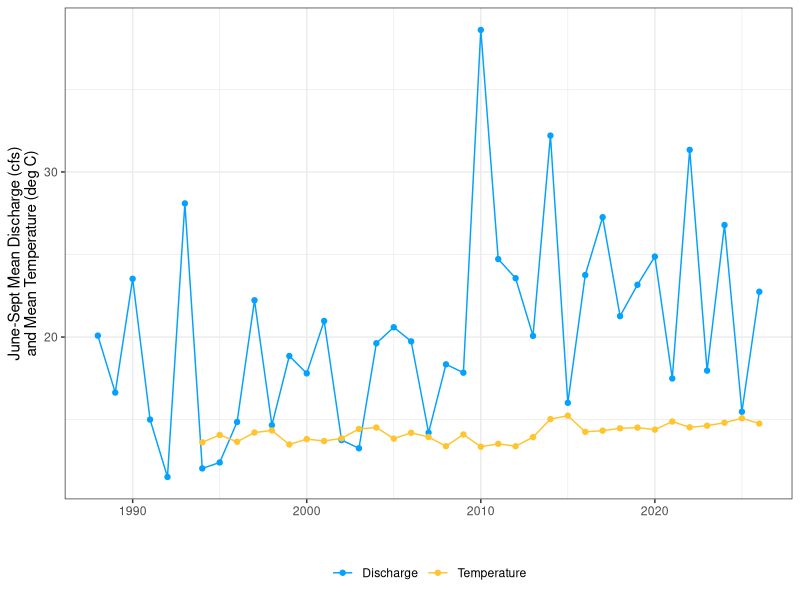
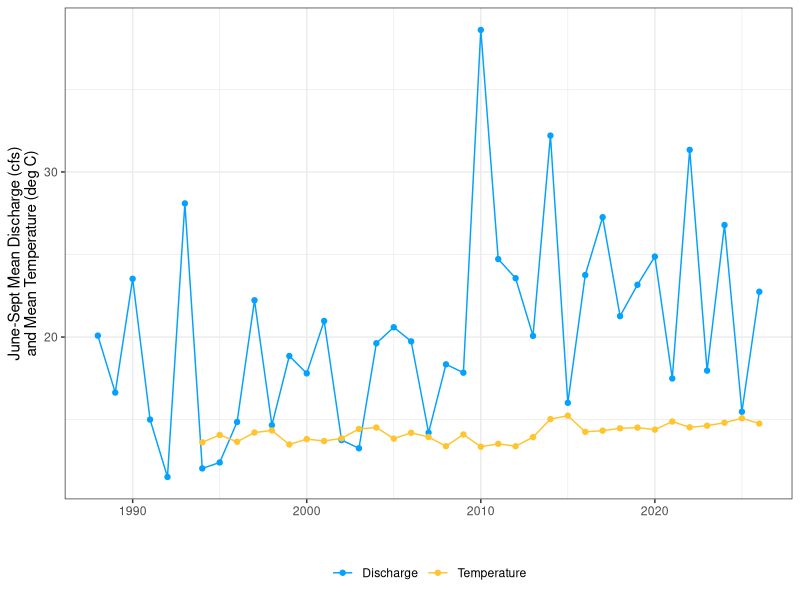

Write R code to recreate these figures, in order.
library(tidyverse)

discharge_26a <- read.csv("inputs/26a_historic_discharge_temp.csv", fileEncoding = "latin1")

summer_discharge <- discharge_26a %>% 
  mutate(date = mdy(Collect.Date..local.),
    month = month(date),
    year = as.integer(year(date))) %>%
  filter(month>5, month<10) %>%
  group_by(year) %>%
  summarize(Discharge = mean(Discharge..cfs., na.rm=TRUE),
    Temperature = mean(Water.Temperature...C., na.rm = TRUE)) %>%
  pivot_longer(c(2,3), names_to = "parameter")

summer_discharge %>%
  ggplot(aes(x = year, y = value, col = parameter)) +
  geom_line() +
  geom_point() +
  theme_bw() +
  scale_x_continuous(name = "") +
  scale_y_continuous('June-Sept Mean Discharge (cfs)\nand Mean Temperature (deg C)') +
  scale_color_manual(values = c("Discharge"="#04A1FF","Temperature"="#FFC42E")) +
  theme(legend.position = 'bottom',
    legend.title = element_blank())

ggsave('outputs/discharge_temperature.png', width = 6, height = 4, scale = 1.2)
